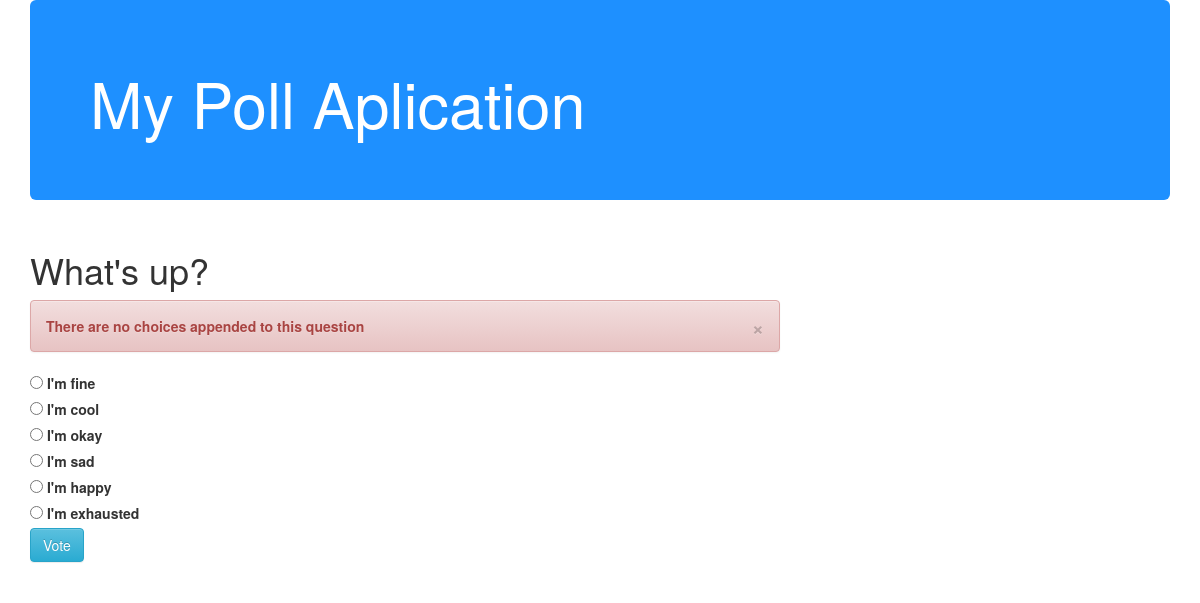
The page /polls/1/vote/ on the database its author committed.
### polls/models.py (models this page shows, shortened)
class Question(models.Model):
	question_text = models.CharField(max_length=200)
	pub_date = models.DateTimeField('date published')

class Choice(models.Model):
	question = models.ForeignKey(Question, on_delete=models.CASCADE)
	choice_text = models.CharField(max_length=200)
	votes = models.IntegerField(default=0)

### polls/views.py (the view)
# urls.py: url(r'^(?P<question_id>[0-9]+)/vote/$', views.vote, name='vote'),
def vote(request, question_id):
	question = get_object_or_404(Question, pk = question_id)
	try:
		selected_choice = question.choice_set.get(pk=request.POST['choice'])
	except (KeyError, Choice.DoesNotExist):
		return render(request, 'polls/detail.html', { 'question':question,
			'error_message' : "You didn't select a choice",
		})
	else:
		selected_choice.votes += 1
		selected_choice.save()
		return HttpResponseRedirect(reverse('polls:results', args = (question.id,)))

### polls/Templates/polls/detail.html (shortened to what this page needs)
<head>
	<link rel="stylesheet" href="//maxcdn.bootstrapcdn.com/bootstrap/3.2.0/css/bootstrap.min.css">
	<link rel="stylesheet" href="//maxcdn.bootstrapcdn.com/bootstrap/3.2.0/css/bootstrap-theme.min.css">
</head>
<div class="container">
  	<div class="jumbotron" id="myheader">
    	<h1>My Poll Aplication</h1>
  	</div>
  	<div class="row">
  		<div class="col-xs-12 col-sm-8">
			<h1>{{ question.question_text }}</h1>
			{% if error_message %} <div class="alert alert-danger fade in"><a href="#"  class="close" data-dismiss="alert" aria-label="close">&times;</a><p><strong> There are no choices appended to this question </strong></p></div> {% endif %}
			<form action="{% url 'polls:vote' question.id %}" method="post">
				{% for choice in question.choice_set.all %}
				<input type="radio" name="choice" id="choice{{forloop.counter}}" value=" {{ choice.id }}" />
				<label for="choice{{ forloop.counter }}"> {{ choice.choice_text}} </label>
				<br />
				{% endfor %}
				<input class="btn btn-info" type="submit" value="Vote" />
			</form>
		</div>
	</div>
</div>

### polls/Templates/polls/detail.html (style rules this page uses)
#myheader { background-color:dodgerblue; color:white; }

### rows shown on the page
Question: question_text "What's up?"
Choice: choice_text "I'm fine"
Choice: choice_text "I'm cool"
Choice: choice_text "I'm okay"
Choice: choice_text "I'm sad"
Choice: choice_text "I'm happy"
Choice: choice_text "I'm exhausted"
